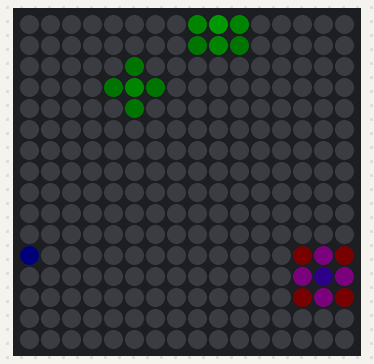
Simulated run of this sketch. Board: Arduino Uno, built with avr-gcc and run on an emulated ATmega328P. Shown: 16×16 RGB LED matrix (first LED top left, wired row by row). Dim RGB values are drawn brighter than linear; random numbers use the default seed unless the sketch sets one.

Above: at 0.37 s.
At 6.2 s:
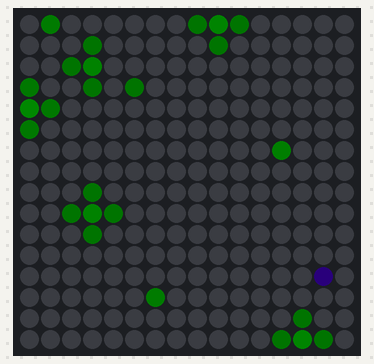
At 14.88 s:
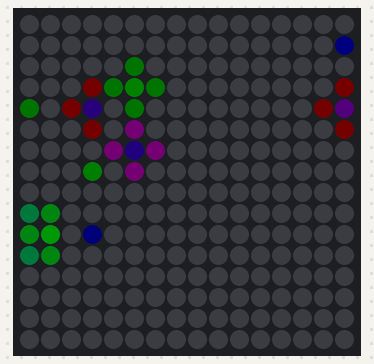
At 22.84 s:
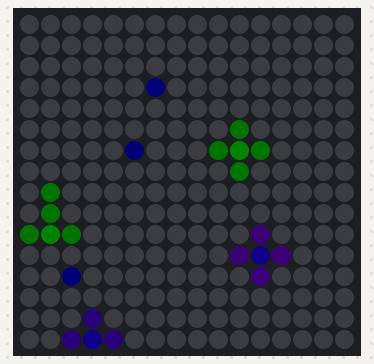
At 29.67 s:
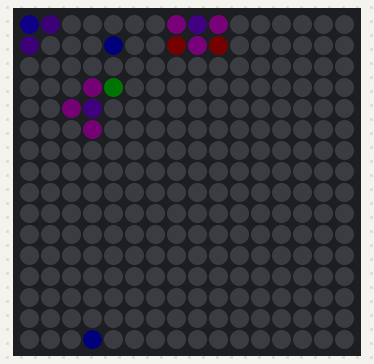
At 39.79 s:
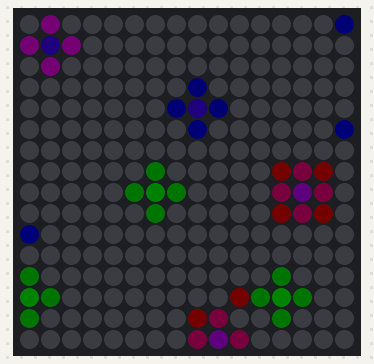

The sketch:

twinkles.ino
```cpp
#include <Adafruit_GFX.h>
#include <Adafruit_NeoMatrix.h>
#include <Adafruit_NeoPixel.h>
#ifndef PSTR
 #define PSTR // Make Arduino Due happy
#endif

#define PIN 6
#define GRIDHEIGHT 16
#define GRIDWIDTH 16

Adafruit_NeoMatrix matrix = Adafruit_NeoMatrix(8, 8, 2, 2, PIN,
  NEO_MATRIX_BOTTOM  + NEO_MATRIX_LEFT +
  NEO_TILE_BOTTOM    + NEO_TILE_LEFT +
  NEO_MATRIX_COLUMNS + NEO_MATRIX_PROGRESSIVE +
  NEO_TILE_COLUMNS   + NEO_TILE_ZIGZAG,
  NEO_GRB            + NEO_KHZ800);

byte hues[GRIDHEIGHT][GRIDWIDTH];
byte brightnesses[GRIDHEIGHT][GRIDWIDTH];


void setup() {
  randomSeed(analogRead(0));
  matrix.begin();
  matrix.fillScreen(0);
  for (byte i = 0; i < 16; i++) {
    for (byte j = 0; j < 16; j++) {
        if (random(2) == 0) {
          hues[i][j] = random(16) + 192;
        } else {
          hues[i][j] = random(16) + 92;
        }
        brightnesses[i][j] = 0;
        if (random(1024) == 0) {
          brightnesses[i][j] = random(64) + 64;
        }
    }
  }
}

int x    = matrix.width();
int pass = 0;

void loop() {
  for (byte i = 0; i < 16; i++) {
    for (byte j = 0; j < 16; j++) {
      if (random(1024) == 0) {
        //hues[i][j] = random(256);
        brightnesses[i][j] = random(64) + 64;
      }
      if (brightnesses[i][j] > 0) {
        for (int8_t k = -1; k <= 1; k++) {
          for (int8_t l = -1; l <= 1; l++) {
            if (((i + k) >= 0) && ((i + k) < GRIDWIDTH) && ((j + l) >= 0) && ((j + l) < GRIDHEIGHT)) {
              brightnesses[i + k][j + l] = max( 0, brightnesses[i + k][j + l] - 1);
              byte sub = 0;
              if (0 != k) {
                sub += 1;
              }
              if (0 != l) {
                sub += 1;
              }
              matrix.drawPixel(i + k, j + l, brightWheel( (hues[i][j] + 10*sub) % 256, max(0, brightnesses[i][j] - 30*sub)));
            }
          }
        }
      }
    }
  }
  matrix.show();
  pass++;
}

// Input a value 0 to 255 to get a color value.
// The colours are a transition r - g - b - back to r.
uint32_t brightWheel(byte WheelPos, byte bri) {
  WheelPos = 255 - WheelPos;
  if(WheelPos < 85) {
   return matrix.Color(bri*(255 - WheelPos * 3)/256, 0, bri*WheelPos * 3/256);
  } else if(WheelPos < 170) {
    WheelPos -= 85;
   return matrix.Color(0, bri*WheelPos * 3/256, bri*(255 - WheelPos * 3)/256);
  } else {
   WheelPos -= 170;
   return matrix.Color(bri*WheelPos * 3/256, bri*(255 - WheelPos * 3)/256, 0);
  }
}
```
